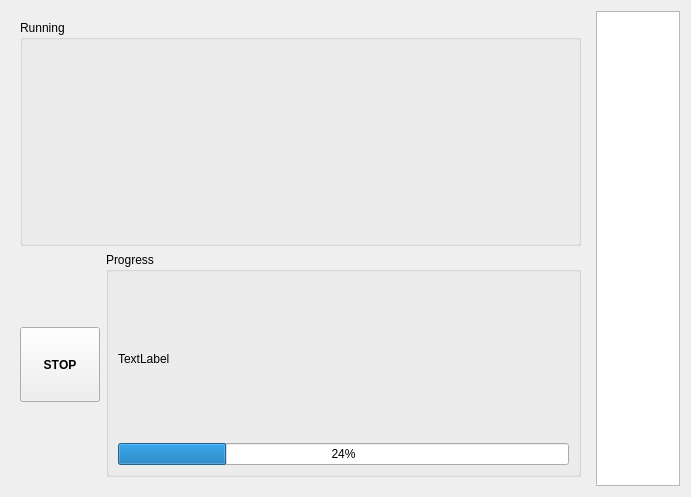
<?xml version="1.0" encoding="UTF-8"?>
<ui version="4.0">
 <class>Form</class>
 <widget class="QWidget" name="Form">
  <property name="geometry">
   <rect>
    <x>0</x>
    <y>0</y>
    <width>691</width>
    <height>497</height>
   </rect>
  </property>
  <property name="windowTitle">
   <string>Form</string>
  </property>
  <layout class="QGridLayout" name="gridLayout">
   <item row="0" column="1">
    <widget class="QListWidget" name="run_list_widget"/>
   </item>
   <item row="0" column="0">
    <widget class="QStackedWidget" name="stack_widget">
     <property name="windowTitle">
      <string>StackedWidget</string>
     </property>
     <property name="currentIndex">
      <number>1</number>
     </property>
     <widget class="QWidget" name="conf_page">
      <layout class="QGridLayout" name="gridLayout">
       <item row="0" column="0">
        <widget class="QGroupBox" name="conf_box">
         <property name="title">
          <string>Configuration</string>
         </property>
         <layout class="QGridLayout" name="gridLayout_4"/>
        </widget>
       </item>
       <item row="1" column="0">
        <layout class="QHBoxLayout" name="start_layout">
         <property name="sizeConstraint">
          <enum>QLayout::SetDefaultConstraint</enum>
         </property>
         <item>
          <widget class="QPushButton" name="load_conf_button">
           <property name="text">
            <string>Load Configuration</string>
           </property>
          </widget>
         </item>
         <item>
          <spacer name="start_spacer">
           <property name="orientation">
            <enum>Qt::Horizontal</enum>
           </property>
           <property name="sizeHint" stdset="0">
            <size>
             <width>40</width>
             <height>20</height>
            </size>
           </property>
          </spacer>
         </item>
         <item>
          <widget class="QPushButton" name="add_run_button">
           <property name="text">
            <string>Add Run Configuration</string>
           </property>
          </widget>
         </item>
         <item>
          <widget class="QPushButton" name="start_button">
           <property name="text">
            <string>Start Experiment</string>
           </property>
          </widget>
         </item>
        </layout>
       </item>
      </layout>
     </widget>
     <widget class="QWidget" name="run_page">
      <layout class="QGridLayout" name="gridLayout_2">
       <item row="0" column="0">
        <widget class="QGroupBox" name="run_box">
         <property name="title">
          <string>Running</string>
         </property>
         <layout class="QGridLayout" name="gridLayout_5"/>
        </widget>
       </item>
       <item row="1" column="0">
        <layout class="QHBoxLayout" name="run_bottom">
         <item>
          <widget class="QPushButton" name="run_stop_button">
           <property name="enabled">
            <bool>true</bool>
           </property>
           <property name="sizePolicy">
            <sizepolicy hsizetype="Minimum" vsizetype="Maximum">
             <horstretch>0</horstretch>
             <verstretch>0</verstretch>
            </sizepolicy>
           </property>
           <property name="maximumSize">
            <size>
             <width>16777215</width>
             <height>75</height>
            </size>
           </property>
           <property name="font">
            <font>
             <weight>75</weight>
             <bold>true</bold>
             <kerning>false</kerning>
            </font>
           </property>
           <property name="text">
            <string>STOP</string>
           </property>
          </widget>
         </item>
         <item>
          <widget class="QGroupBox" name="progress_box">
           <property name="title">
            <string>Progress</string>
           </property>
           <layout class="QGridLayout" name="gridLayout_7">
            <item row="1" column="1">
             <widget class="QProgressBar" name="progress_bar">
              <property name="value">
               <number>24</number>
              </property>
             </widget>
            </item>
            <item row="0" column="1">
             <widget class="QLabel" name="progress_label">
              <property name="text">
               <string>TextLabel</string>
              </property>
             </widget>
            </item>
           </layout>
          </widget>
         </item>
        </layout>
       </item>
      </layout>
     </widget>
     <widget class="QWidget" name="data_page">
      <layout class="QGridLayout" name="gridLayout_3">
       <item row="5" column="0">
        <layout class="QHBoxLayout" name="data_button_layout">
         <item>
          <widget class="QPushButton" name="data_save_docs_htm_button">
           <property name="text">
            <string>Variable Documentation (html)</string>
           </property>
          </widget>
         </item>
         <item>
          <widget class="QPushButton" name="data_save_docs_mkd_button">
           <property name="text">
            <string>Variable Documentation (markdown)</string>
           </property>
          </widget>
         </item>
         <item>
          <spacer name="data_button_spacer">
           <property name="orientation">
            <enum>Qt::Horizontal</enum>
           </property>
           <property name="sizeHint" stdset="0">
            <size>
             <width>40</width>
             <height>20</height>
            </size>
           </property>
          </spacer>
         </item>
         <item>
          <widget class="QPushButton" name="data_save_mat_button">
           <property name="text">
            <string>Save as Matlab</string>
           </property>
          </widget>
         </item>
         <item>
          <widget class="QPushButton" name="data_save_csv_button">
           <property name="text">
            <string>Save as CSV</string>
           </property>
          </widget>
         </item>
        </layout>
       </item>
       <item row="0" column="0">
        <widget class="QGroupBox" name="data_box">
         <property name="title">
          <string>Data</string>
         </property>
         <layout class="QGridLayout" name="gridLayout_6"/>
        </widget>
       </item>
       <item row="7" column="0">
        <widget class="QTableView" name="data_table"/>
       </item>
      </layout>
     </widget>
    </widget>
   </item>
  </layout>
 </widget>
 <resources/>
 <connections/>
</ui>
